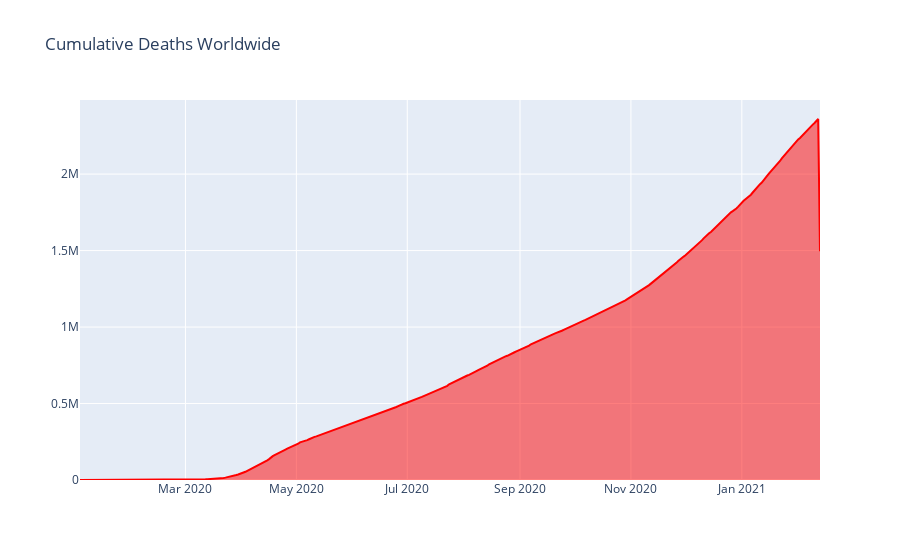

Notebook code for this chart:
### Code cell
plot2 = go.Figure()
plot2.add_trace(go.Scatter(x = df_dates.index, y = df_dates['Cumulative_deaths'], fill = 'tonexty',
                          line_color = 'red'))
plot2.update_layout(title = 'Cumulative Deaths Worldwide')
plot2.show()

### Figure 1 — Plotly figure (JSON) as saved in the notebook; plotly's stock layout.template omitted (floating-point values rounded to 4 significant figures; data arrays with more than 128 entries replaced by an {"elided": "..."} marker saying what was removed)
{"data": [{"fill": "tonexty", "line": {"color": "red"}, "type": "scatter", "x": {"elided": "408 str values"}, "y": {"elided": "408 int values"}}], "layout": {"title": {"text": "Cumulative Deaths Worldwide"}}}
